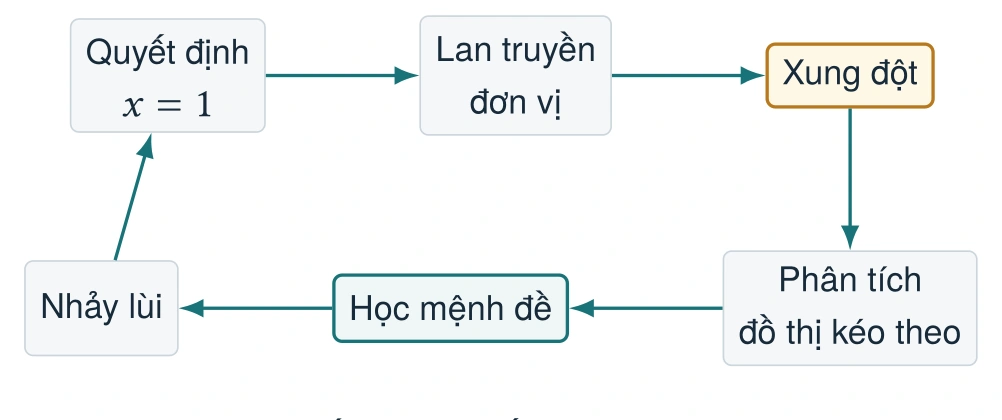
#> input picture site/assets/images/diagrams/fig_ch01.webp, 1002 x 420 px, given in place of fig_ch01.png, which was not available
$ python crop-exact-diagrams.py
#> lines starting #> are read from the running program, lines starting #| are printed output that depends on the picture; pictures that were not available may be replaced by others from this repository, and a replacement may not be noted
#> in extract_all_figures, im is the input picture: PIL image 1002x420 RGB; mean R, G, B 243.5, 245.6, 245.7
#!/usr/bin/env python3

from __future__ import annotations

import shutil
import subprocess
import sys
import tempfile
from pathlib import Path
from PIL import Image, ImageChops

# Verified exact TikZ diagram bounding boxes (top_y, bottom_y) on 300 DPI page renders
EXACT_FIGURE_CROP_MAP = {
    "fig_ch01": {"page": 18, "top_y": 280, "bottom_y": 700, "title": "Hình 1.3 · CDCL Loop"},
    "fig_ch03": {"page": 30, "top_y": 440, "bottom_y": 760, "title": "Hình 3.2 · Sequential Counter"},
    "fig_ch04": {"page": 38, "top_y": 390, "bottom_y": 900, "title": "Hình 4.2 · Performance Profile"},
    "fig_ch05": {"page": 45, "top_y": 900, "bottom_y": 1460, "title": "Hình 5.3 · Shared Counter"},
    "fig_ch06": {"page": 51, "top_y": 2100, "bottom_y": 2480, "title": "Hình 6.2 · NSC Triangle State"},
    "fig_ch07": {"page": 57, "top_y": 2120, "bottom_y": 2540, "title": "Hình 7.2 · Symmetry Breaking"},
    "fig_ch08": {"page": 67, "top_y": 1860, "bottom_y": 2080, "title": "Hình 8.3 · ALSC Windows"},
    "fig_ch09": {"page": 74, "top_y": 360, "bottom_y": 1020, "title": "Hình 9.2 · 2D Packing Layout"},
    "fig_ch10": {"page": 82, "top_y": 350, "bottom_y": 640, "title": "Hình 10.2 · Antibandwidth Matrix"},
    "fig_ch11": {"page": 88, "top_y": 350, "bottom_y": 540, "title": "Hình 11.2 · Radio Labeling Interval"},
}

def crop_exact_tikz_diagram(im: Image.Image, top_y: int, bottom_y: int, padding: int = 24) -> Image.Image:
    """Crop the precise TikZ diagram region without any page text paragraphs."""
#> called with top_y = 280, bottom_y = 700, padding = 24
    width, height = im.size
#> width = 1002; height = 420

    top = max(0, top_y)
    bottom = min(height, bottom_y)
#> bottom = 420

    cropped_page = im.crop((0, top, width, bottom))
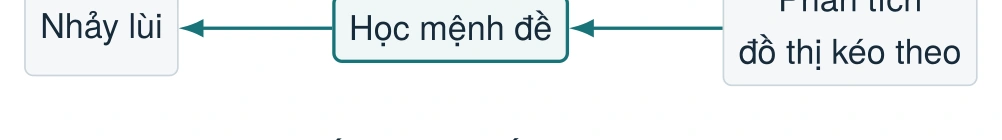
#> cropped_page: PIL image 1002x140 RGB; mean R, G, B 239.6, 243, 244

    # Trim horizontal white background
    bg = Image.new(cropped_page.mode, cropped_page.size, (255, 255, 255))
#> bg: PIL image 1002x140 RGB; every value is 255
    diff = ImageChops.difference(cropped_page, bg)
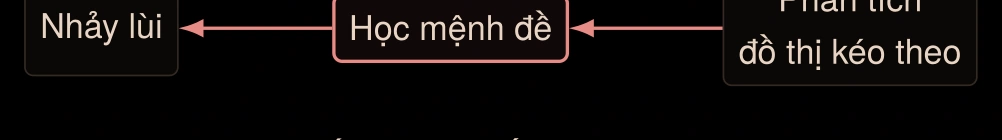
#> diff: PIL image 1002x140 RGB; mean R, G, B 15.4, 12, 11
    bbox = diff.getbbox()
#> bbox = (23, 0, 1000, 140)
    if bbox:
        left = max(0, bbox[0] - padding)
#> left = 0
        t_inner = max(0, bbox[1] - padding)
#> t_inner = 0
        right = min(cropped_page.width, bbox[2] + padding)
#> right = 1002
        b_inner = min(cropped_page.height, bbox[3] + padding)
#> b_inner = 140
        return cropped_page.crop((left, t_inner, right, b_inner))
    return cropped_page

def extract_all_figures():
    repo_root = Path(__file__).resolve().parent.parent
    pdf_path = repo_root / "build" / "main.pdf"
    output_dir = repo_root / "site" / "assets" / "images" / "diagrams"
    output_dir.mkdir(parents=True, exist_ok=True)

    pdftocairo = shutil.which("pdftocairo")
    if not pdftocairo:
        print("pdftocairo not found.", file=sys.stderr)
        return

    with tempfile.TemporaryDirectory(prefix="sat-fig-exact-") as temp_dir:
        for fig_id, meta in EXACT_FIGURE_CROP_MAP.items():
            page_num = meta["page"]
            top_y = meta["top_y"]
            bottom_y = meta["bottom_y"]
            out_prefix = Path(temp_dir) / f"{fig_id}"

            subprocess.run(
                [
                    pdftocairo,
                    "-f", str(page_num),
                    "-l", str(page_num),
                    "-singlefile",
                    "-png",
                    "-r", "300",
                    str(pdf_path),
                    str(out_prefix)
                ],
                check=True
            )

            rendered_png = out_prefix.with_suffix(".png")
            if rendered_png.exists():
                im = Image.open(rendered_png).convert("RGB")
                trimmed = crop_exact_tikz_diagram(im, top_y, bottom_y)

                webp_path = output_dir / f"{fig_id}.webp"
                trimmed.save(webp_path, format="WEBP", quality=95, method=6)
                print(f"[✓] Extracted PRECISE TikZ diagram: {webp_path.name} (page {page_num}, {trimmed.width}x{trimmed.height}px)")
#| [✓] Extracted PRECISE TikZ diagram: fig_ch01.webp (page 18, 1002x140px)
#> pass 2 of the loop in extract_all_figures, `for fig_id, meta in EXACT_FIGURE_CROP_MAP.items():`:
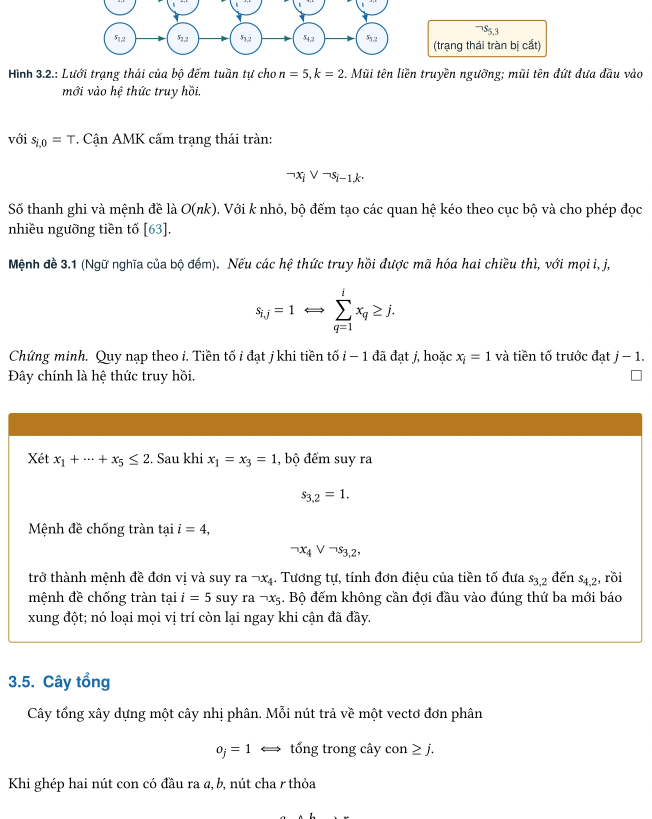
#> input picture site/assets/images/diagrams/fig_ch03.webp, 1956 x 2455 px, given in place of fig_ch03.png, which was not available (shown at 1/3 size)
#> in extract_all_figures, im is the input picture: PIL image 1956x2455 RGB; mean R, G, B 244.8, 243.4, 240.7
#> in crop_exact_tikz_diagram (call 2), `cropped_page = im.crop((0, top, width, bottom))`:
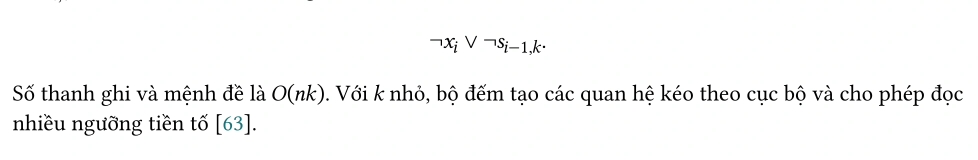
#> cropped_page: PIL image 1956x320 RGB (shown at 1/2 size); mean R, G, B 247.6, 247.7, 247.6
#> bg: PIL image 1956x320 RGB; every value is 255
#> in crop_exact_tikz_diagram (call 2), `diff = ImageChops.difference(cropped_page, bg)`:
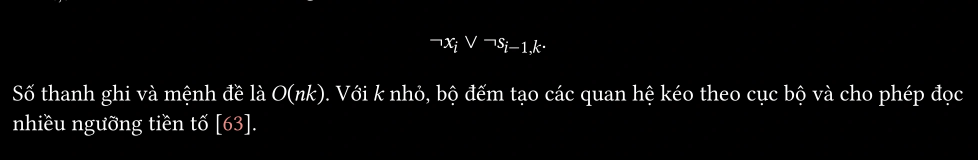
#> diff: PIL image 1956x320 RGB (shown at 1/2 size); mean R, G, B 7.4, 7.3, 7.4
#> bbox = (24, 0, 1956, 312)
#> right = 1956
#> b_inner = 320
#| [✓] Extracted PRECISE TikZ diagram: fig_ch03.webp (page 30, 1956x320px)
#> pass 3 of the loop in extract_all_figures, `for fig_id, meta in EXACT_FIGURE_CROP_MAP.items():`:
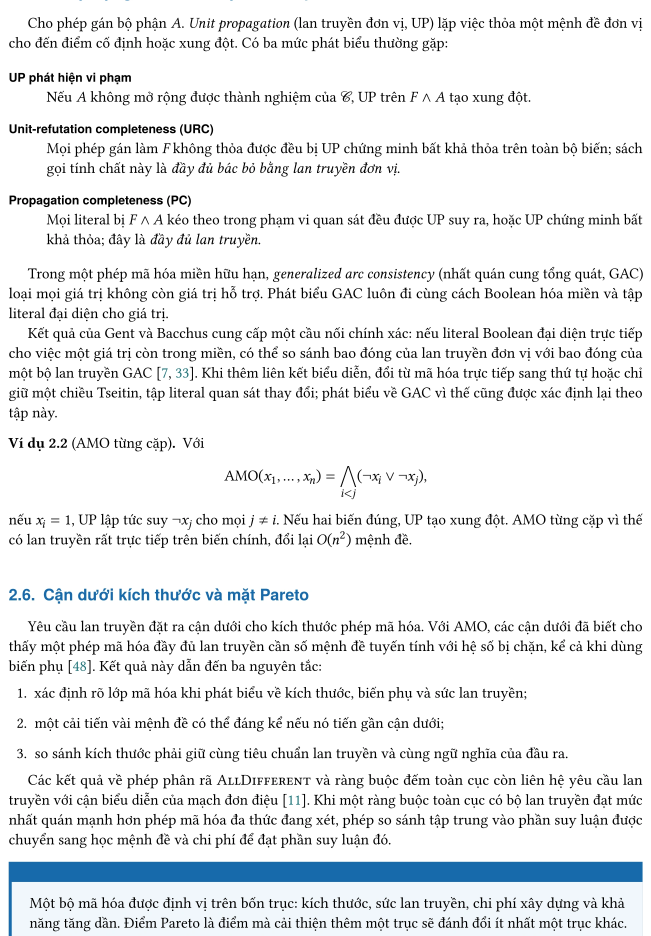
#> input picture site/assets/images/diagrams/fig_ch04.webp, 1953 x 2807 px, given in place of fig_ch04.png, which was not available (shown at 1/3 size)
#> in extract_all_figures, im is the input picture: PIL image 1953x2807 RGB; mean R, G, B 233, 235.2, 237
#> in crop_exact_tikz_diagram (call 3), `cropped_page = im.crop((0, top, width, bottom))`:
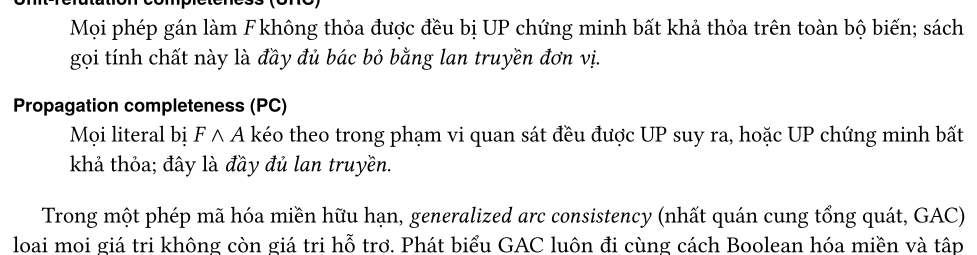
#> cropped_page: PIL image 1953x510 RGB (shown at 1/2 size); mean R, G, B 236.2, 236.2, 236.2
#> bg: PIL image 1953x510 RGB; every value is 255
#> in crop_exact_tikz_diagram (call 3), `diff = ImageChops.difference(cropped_page, bg)`:
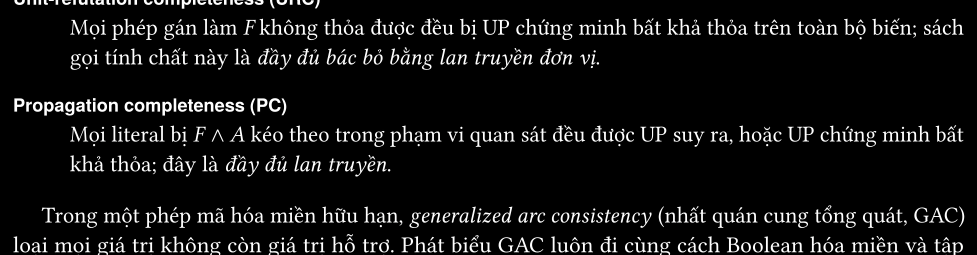
#> diff: PIL image 1953x510 RGB (shown at 1/2 size); mean R, G, B 18.8, 18.8, 18.8
#> bbox = (24, 0, 1932, 510)
#> right = 1953
#> b_inner = 510
#| [✓] Extracted PRECISE TikZ diagram: fig_ch04.webp (page 38, 1953x510px)
#> the loop made 7 passes; the first 3 are shown

if __name__ == "__main__":
#> (the run stopped early here; a loop or call above may not have finished)
